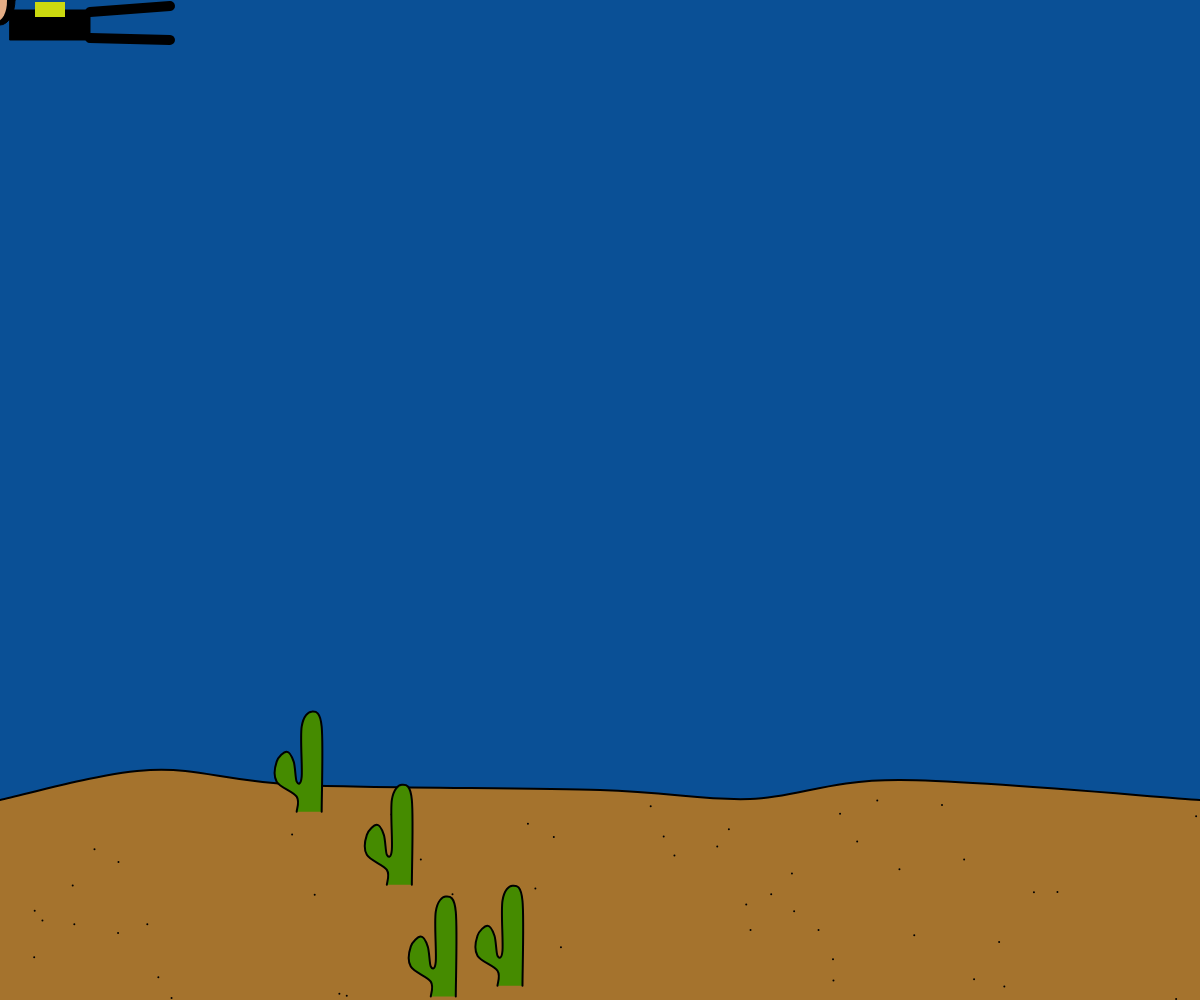
Frame 1 (no input)
Frame 60 (no input): identical to frame 1, image omitted
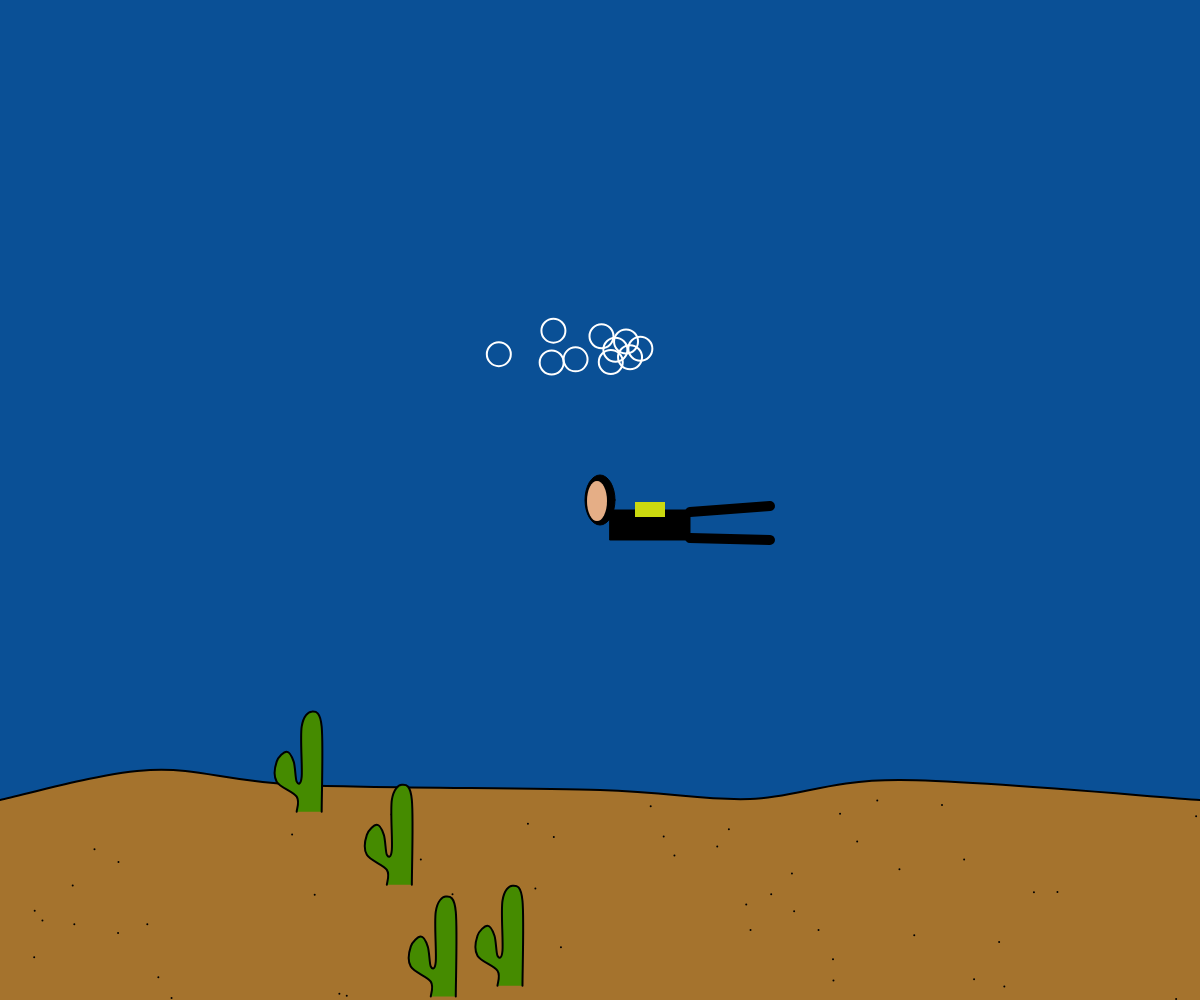
Frame 120 (the mouse pressed at the canvas centre since frame 60)

The p5.js sketch that drew these frames (run headless with seeded random() and noise() and a simulated clock; from frame 60 on, the mouse is pressed at the canvas centre):

// p5.js sketch
// ── sketch.js
let PEBBLE_CNT = 50;
let PLANT_CNT = 4;
let BUBBLE_CNT = 10;
let pebbles = [];
let plants = [];
let floorTop;
let diver;



/* -----------------------Setup----------------------- */
function setup() {
  createCanvas(windowWidth, windowHeight);
  floorTop = height - 200;

  // Setup pebbles on ocean floor
  for (let i = 0; i < PEBBLE_CNT; i++) {
    pebbles[i] = new Pebble(random(width), random(floorTop, height));
  }

  // Setup plant life on ocean floor
  for (let i = 0; i < PLANT_CNT; i++) {
    plants[i] = new Plant(random(width), random(floorTop, height));
  }

  diver = new Diver();

  frameRate(60);
}

/* -----------------------Draw----------------------- */
function draw() {
  background(10, 80, 150);


  oceanFloor();

  for (let i = 0; i < PEBBLE_CNT; i++) {
    pebbles[i].show();
  }

  for (let i = 0; i < PLANT_CNT; i++) {
    plants[i].show();
  }

  for (let i = 0; i < BUBBLE_CNT; i++) {
    diver.bubbles[i].show();
    diver.bubbles[i].move();
  }

  // diver.tube();
  diver.show();
}
/* -----------------------p5 Events----------------------- */
function mousePressed() {
  diver.breathe()
}

/* -----------------------Public Functions----------------------- */
// Draw the ocean floor
function oceanFloor() {
  noStroke();
  fill(165, 115, 45); // RGB for a light brown
  rect(0, floorTop, width, 200);

  stroke(0);
  strokeWeight(2);

  beginShape();
  curveVertex(0, floorTop);
  curveVertex(0, floorTop);
  curveVertex(width / 8, floorTop - 30);
  curveVertex(width / 4, floorTop - 15);
  curveVertex(width / 2, floorTop - 10);
  curveVertex(5 * width / 8, floorTop - 1);
  curveVertex(3 * width / 4, floorTop - 20);
  curveVertex(width, floorTop);
  curveVertex(width, floorTop);
  endShape();

}

function drawPlant(x, y) {
  fill(69, 139, 0);
  beginShape();
  curveVertex(x, y);
  curveVertex(x, y);
  curveVertex(x, y - 15);

  curveVertex(x - 20, y - 30);
  curveVertex(x - 20, y - 50);
  curveVertex(x - 10, y - 60); //Top of left
  curveVertex(x - 3, y - 50);

  curveVertex(x, y - 30);
  curveVertex(x + 5, y - 35);
  curveVertex(x + 5, y - 85);
  curveVertex(x + 15, y - 100); // Middle peak
  curveVertex(x + 25, y - 85);
  curveVertex(x + 25, y);
  curveVertex(x + 25, y);
  endShape();
}
/* -----------------------Classes----------------------- */

class Plant {
  constructor(tempX, tempY) {
    this.x = tempX;
    this.y = tempY;
  }

  show() {
    drawPlant(this.x, this.y);
  }
}

class Pebble {
  constructor(tempX, tempY) {
    this.x = tempX;
    this.y = tempY;
  }

  show() {
    point(this.x, this.y);
  }
}

class Bubble {
  constructor() {
    this.x = mouseX;
    this.y = mouseY;
  }

  move() {
    this.x = this.x + random(-10, 10);
    this.y = this.y + random(-5, 0);
  }

  show() {
    stroke(255);
    strokeWeight(2);
    noFill();
    ellipse(this.x, this.y, 24, 24);
  }
}

class Diver {
  constructor() {
    this.x = mouseX;
    this.y = mouseY;
    this.bubbles = [];

    for (let i = 0; i < BUBBLE_CNT; i++) {
      this.bubbles[i] = new Bubble();
    }
  }

  // When called the diver should have bubbles coming out
  breathe() {
    for (let i = 0; i < BUBBLE_CNT; i++) {
      this.bubbles[i].x = mouseX;
      this.bubbles[i].y = mouseY;
    }
  }

  // show() {
  //   cursor("file:///C:/git/LearningJS/my_collection/diver/MiLkj4jgT.png");
  // }
  show() {
    strokeWeight(1);

    fill(0);
    stroke(0);
    rect(mouseX + 10, mouseY + 10, 80, 30);

    ellipse(mouseX, mouseY, 30, 50); //Head
    noStroke();
    fill(229, 174, 134);
    ellipse(mouseX - 3, mouseY + 1, 20, 40); // Face

    fill(203, 217, 15);
    rect(mouseX + 35, mouseY + 2, 30, 15);

    stroke(0);
    strokeWeight(10);
    line(mouseX + 90, mouseY + 12, mouseX + 170, mouseY + 6);
    line(mouseX + 90, mouseY + 38, mouseX + 170, mouseY + 40);
  }


  // Update the divers position on the canvas
  move() {

  }

  tube() {
    fill(0);
    noStroke();
    rect(mouseX, 0, 2, mouseY);
  }

  // TODO Wave
  // When called the diver will wave his arm
  // wave() {
  //
  // }
}
